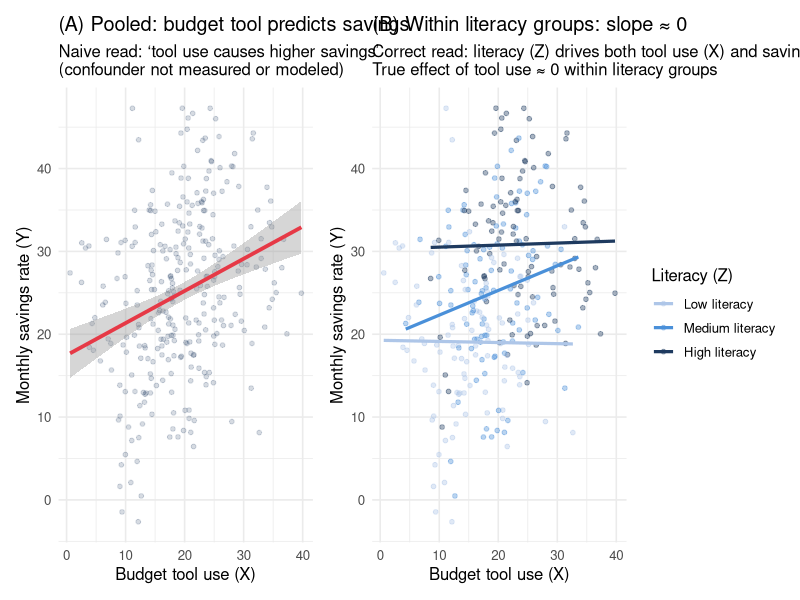
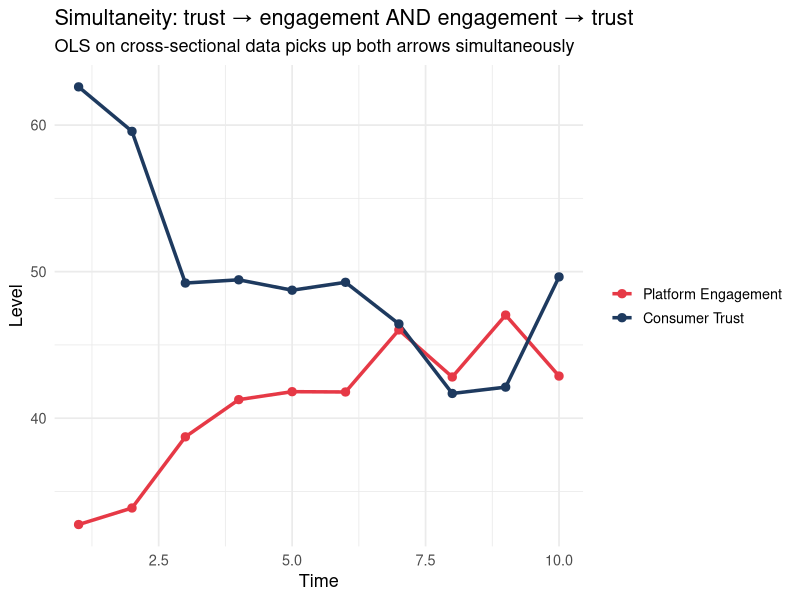
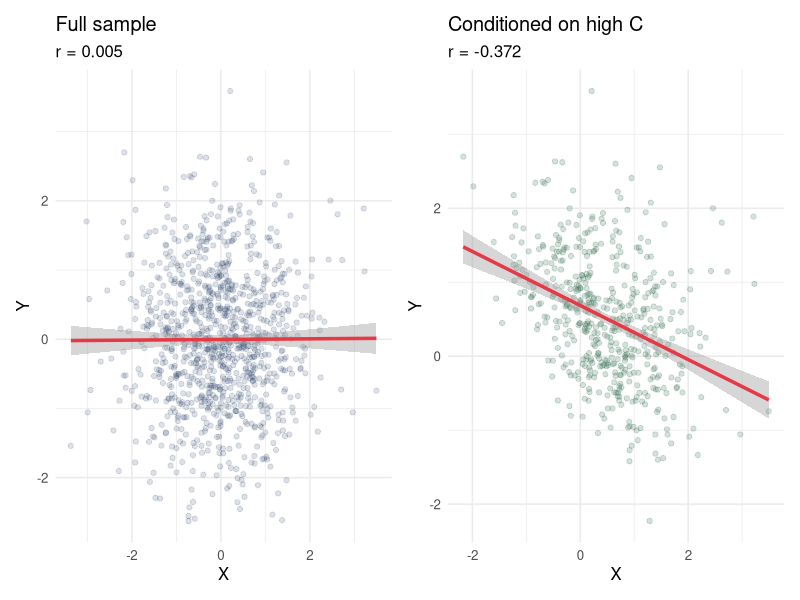
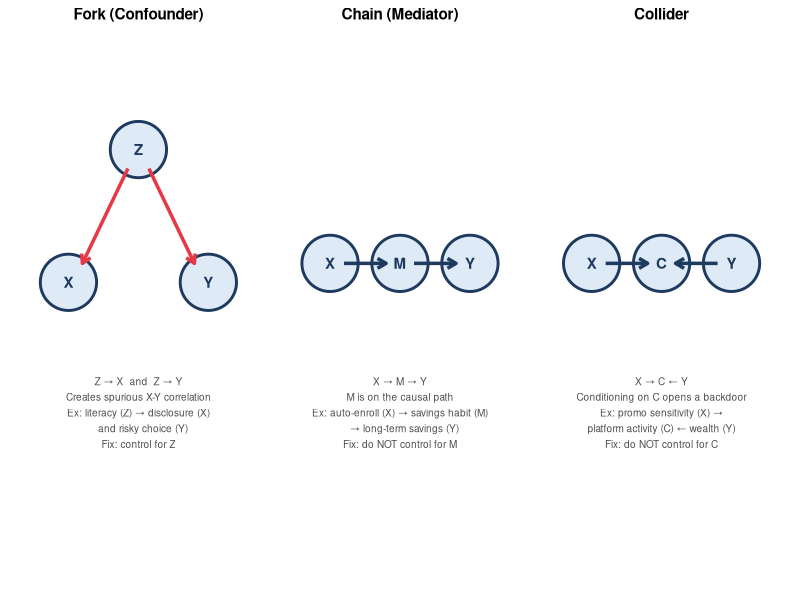

The R source for these figures, in order:
## ---- chunk 1
library(tidyverse)
library(ggplot2)
library(patchwork)
library(broom)
set.seed(1234)
## ---- chunk 2
# Bias direction table
tibble(
  Example         = c("Budget tracker → savings", "Promotion → purchase", "Investment advice → returns"),
  Confounder_Z    = c("Platform quality", "Consumer wealth", "Financial sophistication"),
  `Sign Z→X`      = c("+", "+", "-"),
  `Sign Z→Y`      = c("+", "+", "+"),
  `Bias direction` = c("Positive (↑ est.)", "Positive (↑ est.)", "Negative (↓ est.)")
) |>
  knitr::kable(caption = "OVB bias direction: multiply signs to get bias direction")
## ---- chunk 3
set.seed(99)
n_story <- 300

# Financial literacy (Z) drives both budget tool use (X) and savings (Y)
# True causal effect of X on Y = 0
Z_lit  <- rnorm(n_story, 50, 10)
X_tool <- 0.4 * Z_lit + rnorm(n_story, 0, 6)
Y_sav  <- 0.5 * Z_lit + rnorm(n_story, 0, 8)

df_story <- tibble(X_tool, Y_sav, Z_lit) |>
  mutate(Z_grp = cut(Z_lit,
                     breaks = quantile(Z_lit, probs = c(0, 1/3, 2/3, 1)),
                     labels = c("Low literacy", "Medium literacy", "High literacy"),
                     include.lowest = TRUE))

# Panel A: pooled — looks like tool causes savings
p_pooled <- ggplot(df_story, aes(x = X_tool, y = Y_sav)) +
  geom_point(alpha = 0.18, color = "#1e3a5f", size = 1.3) +
  geom_smooth(method = "lm", color = "#e63946", linewidth = 1.3, se = TRUE) +
  labs(
    title    = "(A) Pooled: budget tool predicts savings",
    subtitle = "Naive read: \u2018tool use causes higher savings\u2019\n(confounder not measured or modeled)",
    x = "Budget tool use (X)", y = "Monthly savings rate (Y)"
  ) +
  theme_minimal(base_size = 12)

# Panel B: colored by literacy — within-group slopes are flat
p_colored <- ggplot(df_story, aes(x = X_tool, y = Y_sav, color = Z_grp)) +
  geom_point(alpha = 0.38, size = 1.3) +
  geom_smooth(aes(group = Z_grp), method = "lm", se = FALSE, linewidth = 1.1) +
  scale_color_manual(
    values = c("Low literacy" = "#aec6e8",
               "Medium literacy" = "#4a90d9",
               "High literacy"   = "#1e3a5f"),
    name = "Literacy (Z)"
  ) +
  labs(
    title    = "(B) Within literacy groups: slope \u2248 0",
    subtitle = "Correct read: literacy (Z) drives both tool use (X) and savings (Y)\nTrue effect of tool use \u2248 0 within literacy groups",
    x = "Budget tool use (X)", y = "Monthly savings rate (Y)"
  ) +
  theme_minimal(base_size = 12)

p_pooled + p_colored
## ---- chunk 4
n <- 500

# Example 1: Budget tracker / savings rate / platform quality
# Platform quality attracts more engaged users AND produces better financial outcomes
# True effect of using the tracker = 0; it is the platform quality that matters
Z_quality     <- rnorm(n, 50, 10)
X_tracker     <- 0.3 * Z_quality + rnorm(n, 0, 5)
Y_savings     <- 0.5 * Z_quality + rnorm(n, 0, 8)  # true X effect = 0

m_biased_1  <- lm(Y_savings ~ X_tracker)
m_correct_1 <- lm(Y_savings ~ X_tracker + Z_quality)

# Example 2: Premium promotional message exposure / purchase intention / consumer wealth
# Wealthy consumers are targeted more AND have higher purchase intentions for premium products
# True X effect = 0.15; wealth inflates this upward
Z_wealth      <- rnorm(n, 50, 10)
X_promo       <- 0.4 * Z_wealth + rnorm(n, 0, 8)
Y_intention   <- 0.6 * Z_wealth + 0.15 * X_promo + rnorm(n, 0, 10)

m_biased_2  <- lm(Y_intention ~ X_promo)
m_correct_2 <- lm(Y_intention ~ X_promo + Z_wealth)

# Example 3: Investment advice uptake / portfolio return / financial sophistication
# Sophisticated investors avoid advice (prefer self-directed) AND perform better
# True X effect = +0.5 (advice genuinely helps); sophistication biases estimate downward
Z_sophist     <- rnorm(n, 50, 10)
X_advice      <- -0.5 * Z_sophist + rnorm(n, 0, 2)   # sophisticated investors avoid advice
Y_returns     <- 0.4 * Z_sophist + 0.5 * X_advice + rnorm(n, 0, 8)

m_biased_3  <- lm(Y_returns ~ X_advice)
m_correct_3 <- lm(Y_returns ~ X_advice + Z_sophist)

bind_rows(
  tidy(m_biased_1)  |> filter(term == "X_tracker") |>
    mutate(example = "Budget tracker (true=0)",       model = "Omits Z"),
  tidy(m_correct_1) |> filter(term == "X_tracker") |>
    mutate(example = "Budget tracker (true=0)",       model = "Includes Z"),
  tidy(m_biased_2)  |> filter(term == "X_promo")   |>
    mutate(example = "Promotion (true=0.15)",          model = "Omits Z"),
  tidy(m_correct_2) |> filter(term == "X_promo")   |>
    mutate(example = "Promotion (true=0.15)",          model = "Includes Z"),
  tidy(m_biased_3)  |> filter(term == "X_advice")  |>
    mutate(example = "Investment advice (true=0.5)",   model = "Omits Z"),
  tidy(m_correct_3) |> filter(term == "X_advice")  |>
    mutate(example = "Investment advice (true=0.5)",   model = "Includes Z")
) |>
  select(example, model, estimate, std.error, p.value) |>
  knitr::kable(digits = 3, caption = "OVB across three examples: omitting Z biases estimates in predictable directions")
## ---- chunk 5
n_sim <- 300
set.seed(42)

# Consumer trust → financial engagement (positive), but engagement → trust (positive)
# Simulate equilibrium: customer who engages more trusts the institution more,
# but the institution also targets more-trusting customers with higher engagement offers
time_pts <- tibble(
  t          = 1:10,
  engagement = c(30, 35, 38, 40, 41, 42, 43, 43, 43, 43) + rnorm(10, 0, 2),
  trust      = c(60, 55, 52, 50, 49, 48, 47, 47, 47, 47) + rnorm(10, 0, 2)
)

p_sim <- time_pts |>
  pivot_longer(-t) |>
  ggplot(aes(x = t, y = value, color = name, group = name)) +
  geom_line(linewidth = 1.2) + geom_point(size = 2.5) +
  scale_color_manual(values = c("#e63946", "#1e3a5f"),
                     labels = c("Platform Engagement", "Consumer Trust")) +
  labs(title = "Simultaneity: trust → engagement AND engagement → trust",
       subtitle = "OLS on cross-sectional data picks up both arrows simultaneously",
       x = "Time", y = "Level", color = NULL) +
  theme_minimal(base_size = 13)

p_sim
## ---- chunk 6
n_col <- 1000

# True DGP: X and Y are uncorrelated
X_col <- rnorm(n_col)
Y_col <- rnorm(n_col)  # truly independent of X

# Collider C is caused by both X and Y
C_col <- X_col + Y_col + rnorm(n_col, 0, 0.5)

# Full sample: no correlation
r_full <- cor(X_col, Y_col)

# Conditioning on C: restrict to top half of C
high_C <- C_col > median(C_col)
r_cond <- cor(X_col[high_C], Y_col[high_C])

tibble(
  Sample           = c("Full sample (no conditioning)", "Restricted to high-C (conditioning)"),
  `Cor(X, Y)`      = c(round(r_full, 3), round(r_cond, 3)),
  Interpretation   = c("True: X and Y are unrelated",
                        "Spurious: conditioning on C creates negative correlation")
) |>
  knitr::kable(caption = "Collider bias: conditioning on C creates a spurious X-Y association")
## ---- chunk 7
df_col <- tibble(X = X_col, Y = Y_col, C_high = high_C)

p_full <- ggplot(df_col, aes(x = X, y = Y)) +
  geom_point(alpha = 0.15, color = "#1e3a5f") +
  geom_smooth(method = "lm", color = "#e63946", linewidth = 1.2) +
  labs(title = "Full sample", subtitle = paste0("r = ", round(r_full, 3)),
       x = "X", y = "Y") +
  theme_minimal(base_size = 12)

p_cond <- ggplot(df_col |> filter(C_high), aes(x = X, y = Y)) +
  geom_point(alpha = 0.2, color = "#2d6a4f") +
  geom_smooth(method = "lm", color = "#e63946", linewidth = 1.2) +
  labs(title = "Conditioned on high C", subtitle = paste0("r = ", round(r_cond, 3)),
       x = "X", y = "Y") +
  theme_minimal(base_size = 12)

p_full + p_cond
## ---- chunk 8
#| fig-width: 10
#| fig-height: 4.5
make_dag_panel <- function(nodes, edges_df, title, note = NULL) {
  p <- ggplot() +
    geom_point(data = nodes, aes(x = x, y = y), size = 18,
               shape = 21, fill = "#deebf7", color = "#1e3a5f", stroke = 1.5) +
    geom_text(data = nodes, aes(x = x, y = y, label = label), size = 3.8,
              fontface = "bold", color = "#1e3a5f")
  for (i in seq_len(nrow(edges_df))) {
    p <- p + annotate("segment",
                      x    = edges_df$x1[i], xend = edges_df$x2[i],
                      y    = edges_df$y1[i], yend = edges_df$y2[i],
                      arrow = arrow(length = unit(0.25, "cm")),
                      color = edges_df$color[i], linewidth = 1.2)
  }
  # Place note text inside the plot area (below nodes) — avoids patchwork overflow
  if (!is.null(note)) {
    p <- p + annotate("text", x = 2, y = 1.1, label = note,
                      size = 2.55, color = "gray30", hjust = 0.5, vjust = 1,
                      lineheight = 1.3)
  }
  p + labs(title = title) +
    xlim(0.3, 3.7) + ylim(0.1, 2.8) + theme_void(base_size = 11) +
    theme(plot.title = element_text(face = "bold", size = 11, hjust = 0.5,
                                    margin = margin(b = 4)))
}

# Nodes shifted upward so text annotation sits cleanly below them
nodes_fork  <- tibble(label = c("Z", "X", "Y"), x = c(2, 1, 3), y = c(2.3, 1.6, 1.6))
edges_fork  <- tibble(x1 = c(1.85, 2.15), x2 = c(1.2,  2.8),
                      y1 = c(2.20, 2.20), y2 = c(1.70, 1.70),
                      color = c("#e63946", "#e63946"))
p_fork <- make_dag_panel(nodes_fork, edges_fork, "Fork (Confounder)",
  "Z → X  and  Z → Y\nCreates spurious X-Y correlation\nEx: literacy (Z) → disclosure (X)\n   and risky choice (Y)\nFix: control for Z")

nodes_chain <- tibble(label = c("X", "M", "Y"), x = c(1, 2, 3), y = c(1.7, 1.7, 1.7))
edges_chain <- tibble(x1 = c(1.2, 2.2), x2 = c(1.8, 2.8),
                      y1 = c(1.7, 1.7), y2 = c(1.7, 1.7),
                      color = c("#1e3a5f", "#1e3a5f"))
p_chain <- make_dag_panel(nodes_chain, edges_chain, "Chain (Mediator)",
  "X → M → Y\nM is on the causal path\nEx: auto-enroll (X) → savings habit (M)\n   → long-term savings (Y)\nFix: do NOT control for M")

nodes_coll  <- tibble(label = c("X", "C", "Y"), x = c(1, 2, 3), y = c(1.7, 1.7, 1.7))
edges_coll  <- tibble(x1 = c(1.2, 2.8), x2 = c(1.8, 2.2),
                      y1 = c(1.7, 1.7), y2 = c(1.7, 1.7),
                      color = c("#1e3a5f", "#1e3a5f"))
p_coll <- make_dag_panel(nodes_coll, edges_coll, "Collider",
  "X → C ← Y\nConditioning on C opens a backdoor\nEx: promo sensitivity (X) →\nplatform activity (C) ← wealth (Y)\nFix: do NOT control for C")

p_fork + p_chain + p_coll
